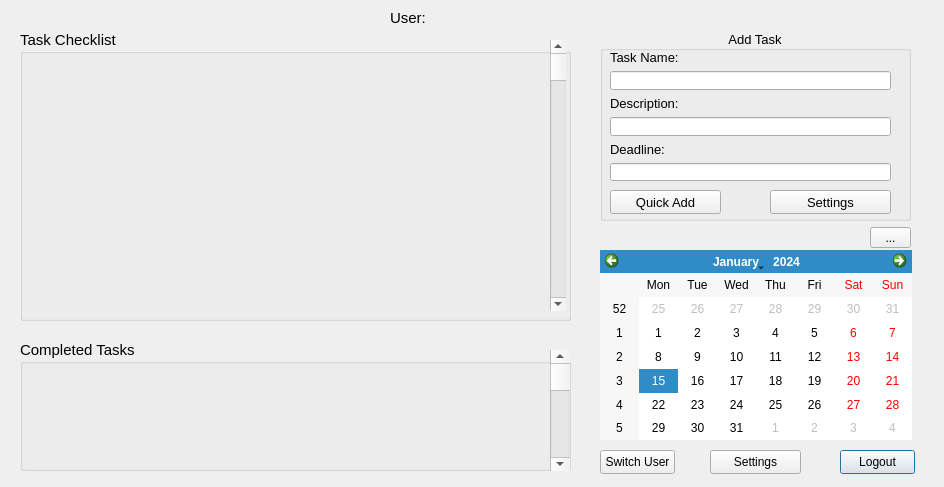
<?xml version="1.0" encoding="UTF-8"?>
<ui version="4.0">
 <class>MainTaskScreen</class>
 <widget class="QDialog" name="MainTaskScreen">
  <property name="geometry">
   <rect>
    <x>0</x>
    <y>0</y>
    <width>944</width>
    <height>487</height>
   </rect>
  </property>
  <property name="windowTitle">
   <string>Dialog</string>
  </property>
  <widget class="QPushButton" name="LogoutBtn">
   <property name="geometry">
    <rect>
     <x>840</x>
     <y>450</y>
     <width>75</width>
     <height>24</height>
    </rect>
   </property>
   <property name="text">
    <string>Logout</string>
   </property>
  </widget>
  <widget class="QCalendarWidget" name="calendarWidget">
   <property name="geometry">
    <rect>
     <x>600</x>
     <y>250</y>
     <width>312</width>
     <height>190</height>
    </rect>
   </property>
  </widget>
  <widget class="QGroupBox" name="groupBox_2">
   <property name="geometry">
    <rect>
     <x>20</x>
     <y>30</y>
     <width>551</width>
     <height>291</height>
    </rect>
   </property>
   <property name="font">
    <font>
     <pointsize>11</pointsize>
    </font>
   </property>
   <property name="title">
    <string>Task Checklist</string>
   </property>
   <widget class="QScrollBar" name="verticalScrollBar">
    <property name="geometry">
     <rect>
      <x>530</x>
      <y>10</y>
      <width>16</width>
      <height>271</height>
     </rect>
    </property>
    <property name="orientation">
     <enum>Qt::Orientation::Vertical</enum>
    </property>
   </widget>
  </widget>
  <widget class="QGroupBox" name="groupBox_3">
   <property name="geometry">
    <rect>
     <x>20</x>
     <y>340</y>
     <width>551</width>
     <height>131</height>
    </rect>
   </property>
   <property name="font">
    <font>
     <pointsize>11</pointsize>
    </font>
   </property>
   <property name="title">
    <string>Completed Tasks</string>
   </property>
   <widget class="QScrollBar" name="verticalScrollBar_2">
    <property name="geometry">
     <rect>
      <x>530</x>
      <y>10</y>
      <width>20</width>
      <height>121</height>
     </rect>
    </property>
    <property name="orientation">
     <enum>Qt::Orientation::Vertical</enum>
    </property>
   </widget>
  </widget>
  <widget class="QLabel" name="label_4">
   <property name="geometry">
    <rect>
     <x>390</x>
     <y>10</y>
     <width>171</width>
     <height>16</height>
    </rect>
   </property>
   <property name="font">
    <font>
     <pointsize>11</pointsize>
    </font>
   </property>
   <property name="text">
    <string>User:</string>
   </property>
  </widget>
  <widget class="QPushButton" name="SwitchUserBtn">
   <property name="geometry">
    <rect>
     <x>600</x>
     <y>450</y>
     <width>75</width>
     <height>24</height>
    </rect>
   </property>
   <property name="text">
    <string>Switch User</string>
   </property>
  </widget>
  <widget class="QGroupBox" name="groupBox">
   <property name="geometry">
    <rect>
     <x>600</x>
     <y>30</y>
     <width>311</width>
     <height>191</height>
    </rect>
   </property>
   <property name="font">
    <font>
     <pointsize>10</pointsize>
    </font>
   </property>
   <property name="title">
    <string>Add Task</string>
   </property>
   <property name="alignment">
    <set>Qt::AlignmentFlag::AlignCenter</set>
   </property>
   <widget class="QPushButton" name="QuickAddBtn">
    <property name="geometry">
     <rect>
      <x>10</x>
      <y>160</y>
      <width>111</width>
      <height>24</height>
     </rect>
    </property>
    <property name="text">
     <string>Quick Add</string>
    </property>
   </widget>
   <widget class="QPushButton" name="AddTaskSettingsBtn">
    <property name="geometry">
     <rect>
      <x>170</x>
      <y>160</y>
      <width>121</width>
      <height>24</height>
     </rect>
    </property>
    <property name="text">
     <string>Settings</string>
    </property>
   </widget>
   <widget class="QWidget" name="layoutWidget">
    <property name="geometry">
     <rect>
      <x>10</x>
      <y>20</y>
      <width>281</width>
      <height>131</height>
     </rect>
    </property>
    <layout class="QVBoxLayout" name="verticalLayout">
     <item>
      <widget class="QLabel" name="label">
       <property name="text">
        <string>Task Name:</string>
       </property>
      </widget>
     </item>
     <item>
      <widget class="QLineEdit" name="lineEdit_2"/>
     </item>
     <item>
      <widget class="QLabel" name="label_2">
       <property name="text">
        <string>Description:</string>
       </property>
      </widget>
     </item>
     <item>
      <widget class="QLineEdit" name="lineEdit"/>
     </item>
     <item>
      <widget class="QLabel" name="label_3">
       <property name="text">
        <string>Deadline:</string>
       </property>
      </widget>
     </item>
     <item>
      <widget class="QLineEdit" name="lineEdit_3"/>
     </item>
    </layout>
   </widget>
  </widget>
  <widget class="QPushButton" name="SettingsBtn">
   <property name="geometry">
    <rect>
     <x>710</x>
     <y>450</y>
     <width>91</width>
     <height>24</height>
    </rect>
   </property>
   <property name="text">
    <string>Settings</string>
   </property>
  </widget>
  <widget class="QToolButton" name="OpenCalenderBtn">
   <property name="geometry">
    <rect>
     <x>870</x>
     <y>227</y>
     <width>41</width>
     <height>21</height>
    </rect>
   </property>
   <property name="text">
    <string>...</string>
   </property>
  </widget>
 </widget>
 <resources/>
 <connections/>
</ui>
